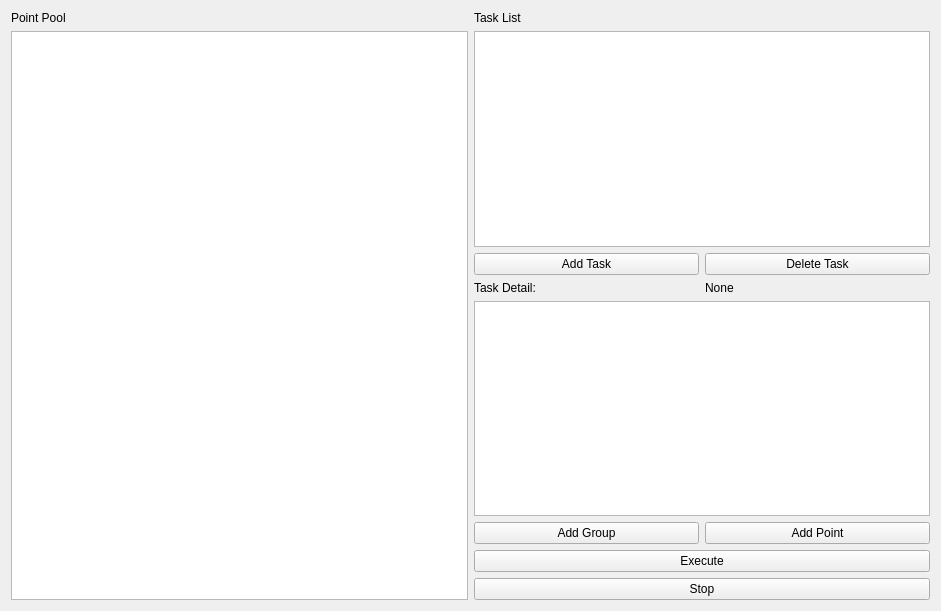
<?xml version="1.0" encoding="UTF-8"?>
<ui version="4.0">
 <class>TaskWidget</class>
 <widget class="QWidget" name="TaskWidget">
  <property name="geometry">
   <rect>
    <x>0</x>
    <y>0</y>
    <width>941</width>
    <height>611</height>
   </rect>
  </property>
  <property name="windowTitle">
   <string>Form</string>
  </property>
  <layout class="QGridLayout" name="gridLayout">
   <item row="0" column="0">
    <layout class="QHBoxLayout" name="horizontalLayout_3">
     <item>
      <layout class="QVBoxLayout" name="verticalLayout_2">
       <item>
        <widget class="QLabel" name="label">
         <property name="text">
          <string>Point Pool</string>
         </property>
        </widget>
       </item>
       <item>
        <widget class="PointPoolWidget" name="point_pool"/>
       </item>
      </layout>
     </item>
     <item>
      <layout class="QVBoxLayout" name="verticalLayout">
       <item>
        <widget class="QLabel" name="label_2">
         <property name="text">
          <string>Task List</string>
         </property>
        </widget>
       </item>
       <item>
        <widget class="TaskList" name="task_list"/>
       </item>
       <item>
        <layout class="QHBoxLayout" name="horizontalLayout_5">
         <item>
          <widget class="QPushButton" name="add_task_button">
           <property name="text">
            <string>Add Task</string>
           </property>
          </widget>
         </item>
         <item>
          <widget class="QPushButton" name="delete_task_button">
           <property name="text">
            <string>Delete Task</string>
           </property>
          </widget>
         </item>
        </layout>
       </item>
       <item>
        <layout class="QHBoxLayout" name="horizontalLayout">
         <item>
          <widget class="QLabel" name="label_3">
           <property name="text">
            <string>Task Detail:</string>
           </property>
          </widget>
         </item>
         <item>
          <widget class="QLabel" name="editing_task_label">
           <property name="text">
            <string>None</string>
           </property>
          </widget>
         </item>
        </layout>
       </item>
       <item>
        <widget class="TaskDetail" name="task_detail"/>
       </item>
       <item>
        <layout class="QHBoxLayout" name="horizontalLayout_2">
         <item>
          <widget class="QPushButton" name="add_group_button">
           <property name="text">
            <string>Add Group</string>
           </property>
          </widget>
         </item>
         <item>
          <widget class="QPushButton" name="add_point_button">
           <property name="text">
            <string>Add Point</string>
           </property>
          </widget>
         </item>
        </layout>
       </item>
       <item>
        <widget class="QPushButton" name="execute_button">
         <property name="text">
          <string>Execute</string>
         </property>
        </widget>
       </item>
       <item>
        <widget class="QPushButton" name="stop_button">
         <property name="text">
          <string>Stop</string>
         </property>
        </widget>
       </item>
      </layout>
     </item>
    </layout>
   </item>
  </layout>
 </widget>
 <customwidgets>
  <customwidget>
   <class>PointPoolWidget</class>
   <extends>QTreeView</extends>
   <header>point_pool.h</header>
  </customwidget>
  <customwidget>
   <class>TaskList</class>
   <extends>QTreeView</extends>
   <header>task_list.h</header>
  </customwidget>
  <customwidget>
   <class>TaskDetail</class>
   <extends>QTreeView</extends>
   <header>task_detail.h</header>
  </customwidget>
 </customwidgets>
 <resources/>
 <connections/>
</ui>
